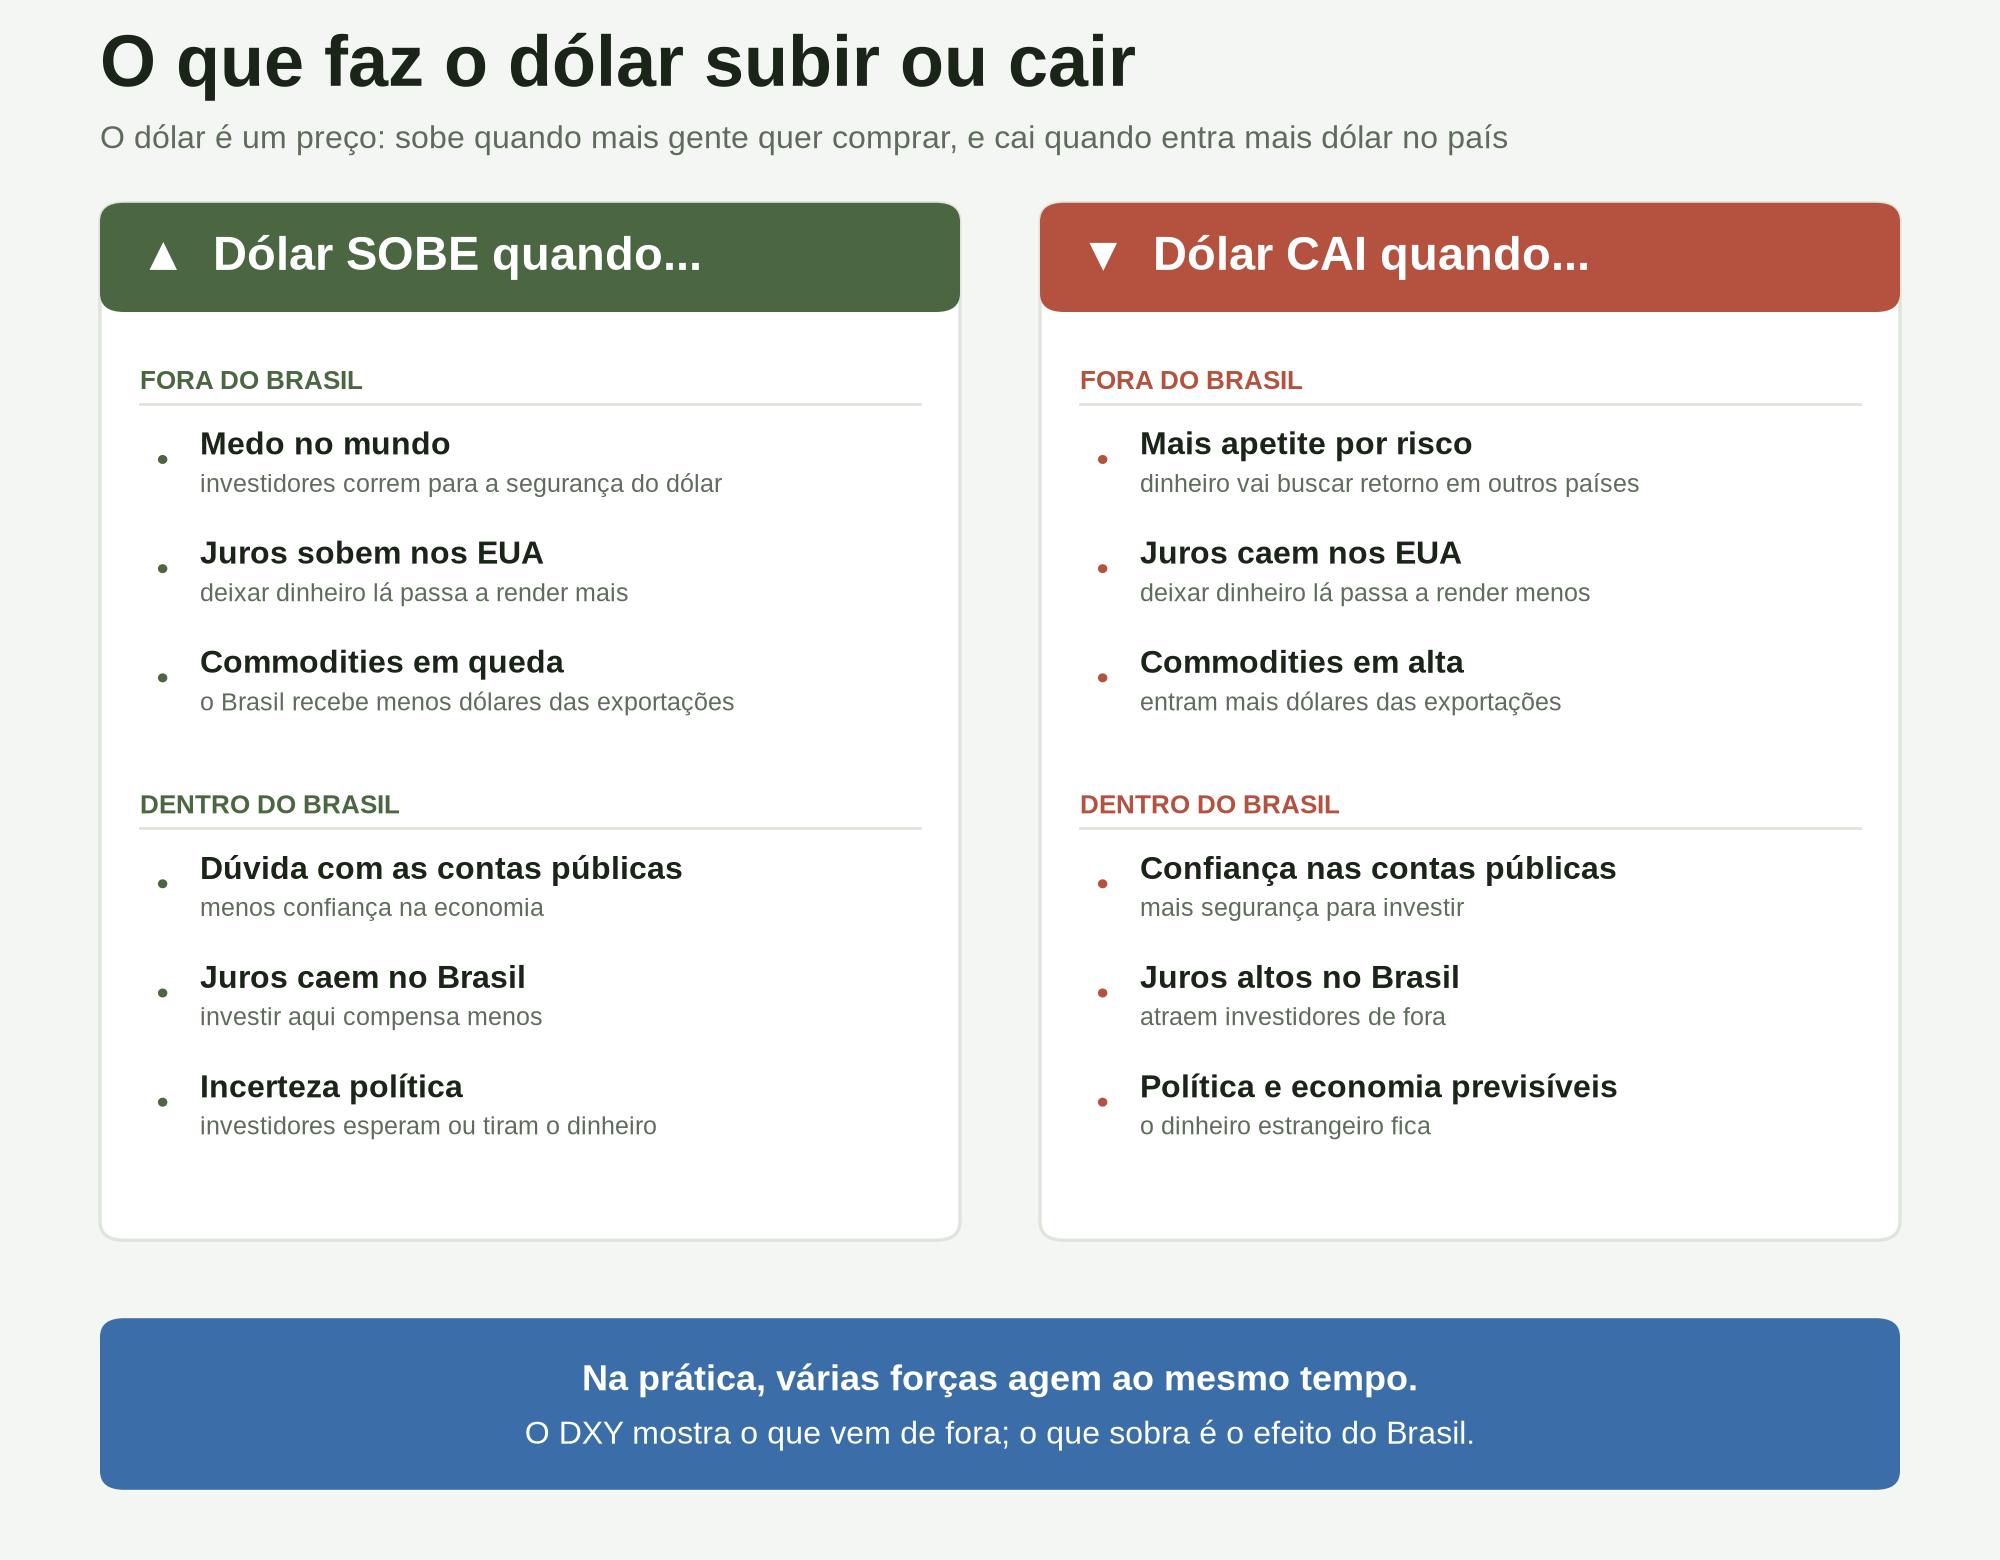

Python code for this plot:
"""Infográfico didático: o que faz o dólar (contra o real) subir ou cair. Sem dados, só conceito."""
import matplotlib
matplotlib.use("Agg")
import matplotlib.pyplot as plt
from matplotlib.patches import FancyBboxPatch
from matplotlib import font_manager as fm

BG, INK, MUTED, GRID = "#f4f6f3", "#1b2419", "#5f6b5c", "#dfe4dc"
UP, DOWN, BLUE = "#4a6741", "#b5523f", "#3b6ea8"
plt.rcParams["font.family"] = "Liberation Sans" if any("Liberation Sans" in f.name for f in fm.fontManager.ttflist) else "DejaVu Sans"

SOBE = {"FORA DO BRASIL": [("Medo no mundo", "investidores correm para a segurança do dólar"),
                           ("Juros sobem nos EUA", "deixar dinheiro lá passa a render mais"),
                           ("Commodities em queda", "o Brasil recebe menos dólares das exportações")],
        "DENTRO DO BRASIL": [("Dúvida com as contas públicas", "menos confiança na economia"),
                             ("Juros caem no Brasil", "investir aqui compensa menos"),
                             ("Incerteza política", "investidores esperam ou tiram o dinheiro")]}
CAI = {"FORA DO BRASIL": [("Mais apetite por risco", "dinheiro vai buscar retorno em outros países"),
                          ("Juros caem nos EUA", "deixar dinheiro lá passa a render menos"),
                          ("Commodities em alta", "entram mais dólares das exportações")],
       "DENTRO DO BRASIL": [("Confiança nas contas públicas", "mais segurança para investir"),
                            ("Juros altos no Brasil", "atraem investidores de fora"),
                            ("Política e economia previsíveis", "o dinheiro estrangeiro fica")]}

fig = plt.figure(figsize=(10, 7.8), dpi=200, facecolor=BG)
fig.text(.05, .945, "O que faz o dólar subir ou cair", color=INK, fontsize=26, fontweight="bold")
fig.text(.05, .905, "O dólar é um preço: sobe quando mais gente quer comprar, e cai quando entra mais dólar no país", color=MUTED, fontsize=11.5)

def painel(x0, titulo, cor, sinal, blocos):
    W, H, y0 = .43, .665, .205
    fig.add_artist(FancyBboxPatch((x0, y0), W, H, boxstyle="round,pad=0,rounding_size=.012", transform=fig.transFigure, fc="white", ec=GRID, lw=1.2))
    fig.add_artist(FancyBboxPatch((x0, y0 + H - .07), W, .07, boxstyle="round,pad=0,rounding_size=.012", transform=fig.transFigure, fc=cor, ec="none"))
    fig.text(x0 + .02, y0 + H - .035, f"{sinal}  {titulo}", color="white", fontsize=17, fontweight="bold", va="center")
    y = y0 + H - .115
    for bloco, itens in blocos.items():
        fig.text(x0 + .02, y, bloco, color=cor, fontsize=9.5, fontweight="bold", va="center")
        fig.add_artist(plt.Line2D([x0 + .02, x0 + W - .02], [y - .014, y - .014], color=GRID, lw=1))
        y -= .05
        for t, d in itens:
            fig.text(x0 + .028, y, "●", color=cor, fontsize=8, va="center")
            fig.text(x0 + .05, y + .009, t, color=INK, fontsize=11.5, fontweight="bold", va="center")
            fig.text(x0 + .05, y - .016, d, color=MUTED, fontsize=9, va="center")
            y -= .07
        y -= .012

painel(.05, "Dólar SOBE quando...", UP, "▲", SOBE)
painel(.52, "Dólar CAI quando...", DOWN, "▼", CAI)

fig.add_artist(FancyBboxPatch((.05, .045), .90, .11, boxstyle="round,pad=0,rounding_size=.012", transform=fig.transFigure, fc=BLUE, ec="none"))
fig.text(.5, .115, "Na prática, várias forças agem ao mesmo tempo.", color="white", fontsize=13, fontweight="bold", va="center", ha="center")
fig.text(.5, .080, "O DXY mostra o que vem de fora; o que sobra é o efeito do Brasil.", color="white", fontsize=11.5, va="center", ha="center")
fig.savefig("infografico_o_que_move_o_dolar.png", facecolor=BG); plt.close(fig)
